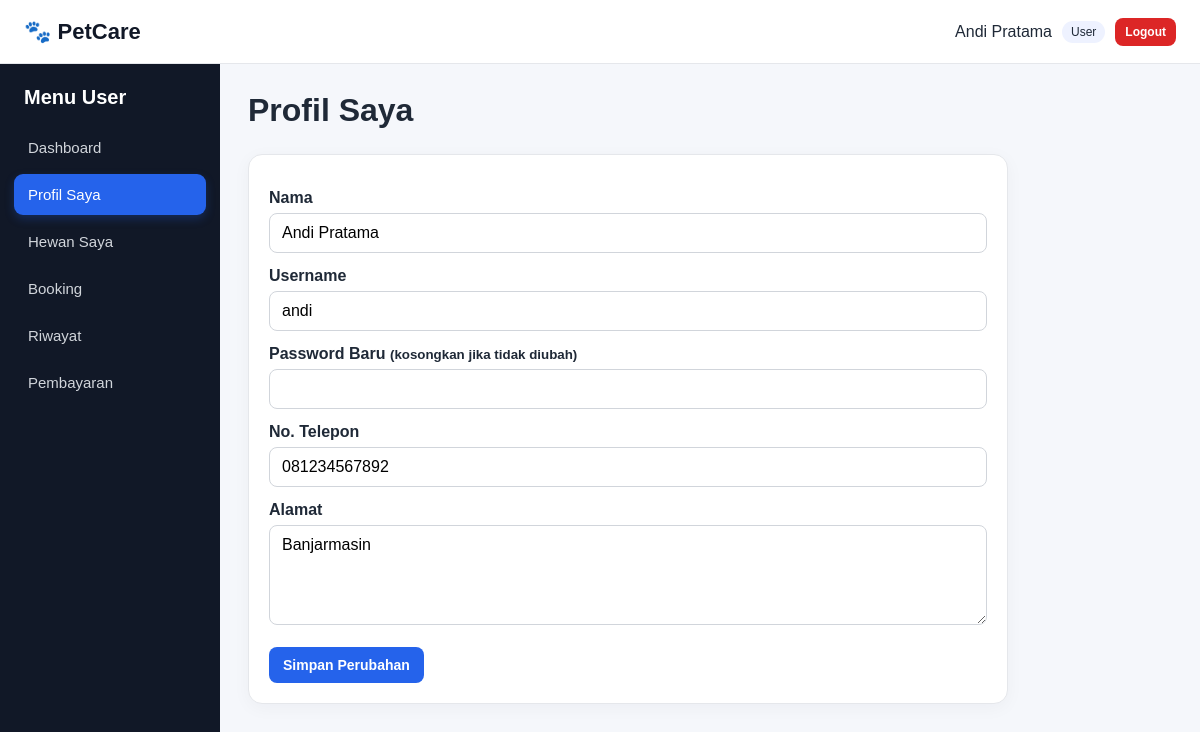
Screenshot of /user/profil.php (signed in) with the database file from the repository.
### tables this page shows
CREATE TABLE `users` (
  `id_user` int(11) NOT NULL,
  `nama` varchar(100) NOT NULL,
  `username` varchar(50) NOT NULL,
  `password` varchar(255) NOT NULL,
  `role` enum('admin','user') NOT NULL DEFAULT 'user',
  `no_telp` varchar(20) DEFAULT NULL,
  `alamat` text DEFAULT NULL
);

### includes/auth.php (called while the page is built, shortened)
<?php
function e(?string $value): string
{
    return htmlspecialchars($value ?? '', ENT_QUOTES, 'UTF-8');
}

### user/profil.php (the view, shortened to what this page needs)
<?php
require_once '../config/koneksi.php';
require_once '../includes/auth.php';
$id=(int)$_SESSION['user']['id_user'];
$s=$pdo->prepare("SELECT * FROM users WHERE id_user=?");$s->execute([$id]);$data=$s->fetch();
include '../includes/header.php';?>
<div class="page-head"><h1>Profil Saya</h1></div><div class="card form-card">
<form method="post">
<label>Nama</label><input name="nama" value="<?=e($data['nama'])?>" required>
<label>Username</label><input name="username" value="<?=e($data['username'])?>" required>
<label>Password Baru <small>(kosongkan jika tidak diubah)</small></label><input type="password" name="password">
<label>No. Telepon</label><input name="no_telp" value="<?=e($data['no_telp'])?>">
<label>Alamat</label><textarea name="alamat"><?=e($data['alamat'])?></textarea>
<div class="form-actions"><button class="btn btn-primary">Simpan Perubahan</button></div>
</form></div>
<?php include '../includes/footer.php';?>

### assets/css/style.css (style rules this page uses)
* { box-sizing: border-box; }
body { margin: 0; font-family: Arial, Helvetica, sans-serif; background: #f5f7fb; color: #1f2937; }
.page-head { display: flex; justify-content: space-between; align-items: center; gap: 16px; margin-bottom: 20px; }
.page-head h1 { margin: 0 0 5px; }
.card { background: #fff; border: 1px solid #e5e7eb; border-radius: 14px; padding: 20px; box-shadow: 0 4px 18px rgba(15, 23, 42, 0.04); margin-bottom: 20px; }
.form-card { max-width: 760px; }
.form-card label { display: block; margin: 14px 0 6px; font-weight: 600; }
.form-card input, .form-card select, .form-card textarea { width: 100%; padding: 10px 12px; border: 1px solid #d1d5db; border-radius: 8px; font: inherit; background: #fff; }
.form-card textarea { min-height: 100px; resize: vertical; }
.form-actions { display: flex; gap: 8px; margin-top: 18px; }
.btn { display: inline-block; border: 0; border-radius: 8px; padding: 10px 14px; text-decoration: none; cursor: pointer; font-weight: 600; font-size: 14px; }
.btn-primary { background: #2563eb; color: #fff; }

### rows the page displays
users: nama "Andi Pratama", username "andi", no_telp "081234567892", alamat "Banjarmasin"

### other values shown
$_SESSION['user']['nama'] "Andi Pratama"
$_SESSION['user']['role'] "User"
